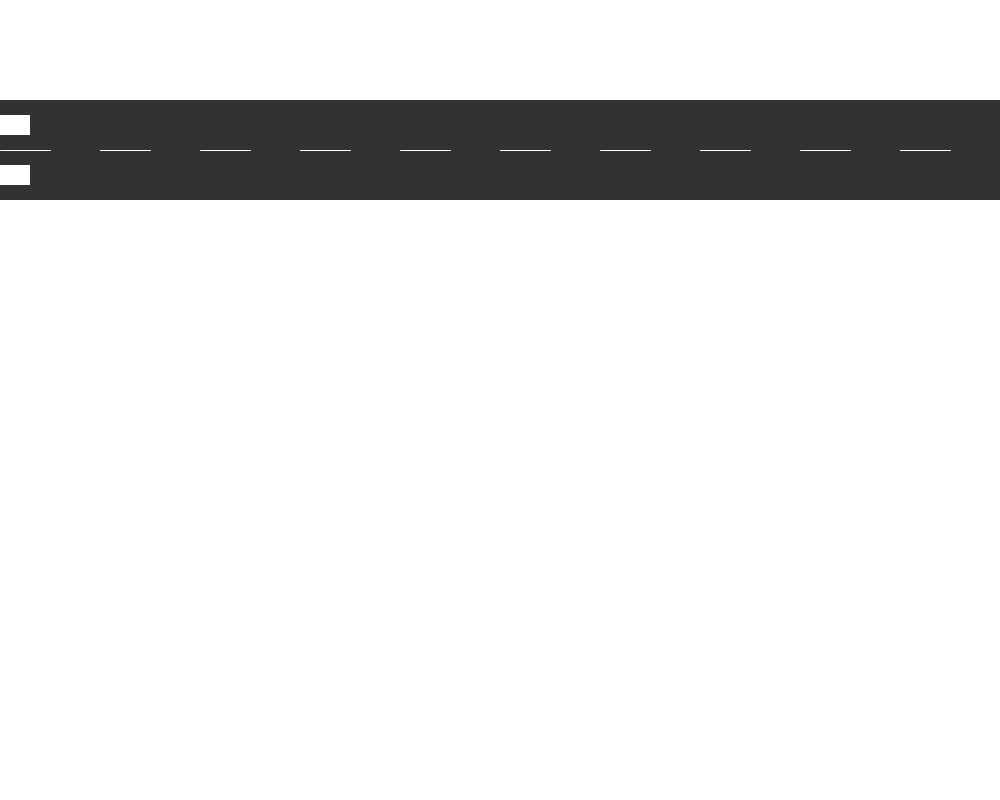
Frame 1 (no input)
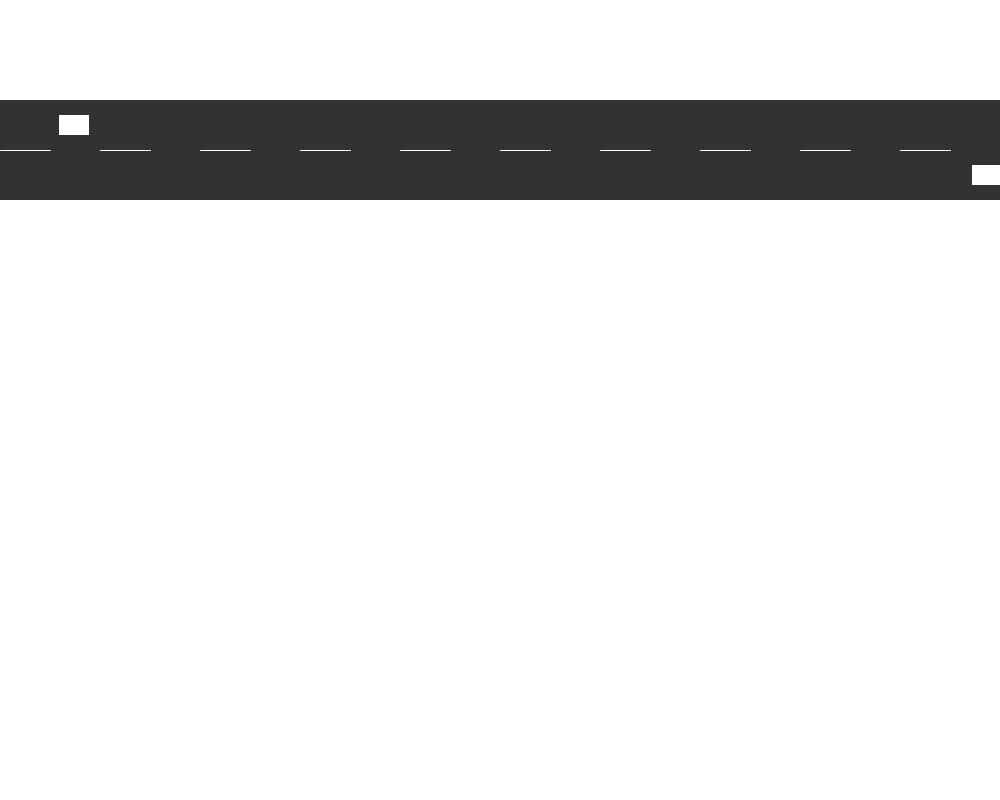
Frame 60 (the mouse pressed at the canvas centre just before this capture)
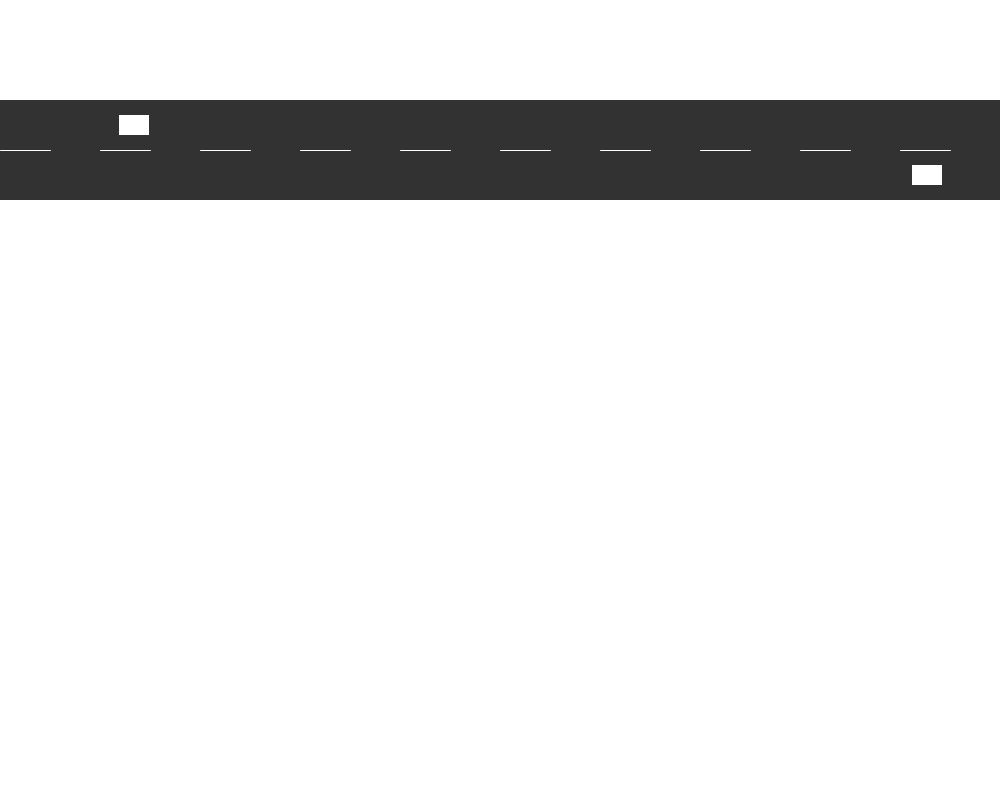
Frame 120 (the mouse held since frame 60 and released just before this capture)

The Processing sketch that drew these frames (run headless with seeded random() and noise(); from frame 60 on, the mouse is pressed at the canvas centre):

// Processing sketch: Frogger
// ── Frogger.pde

int x1 = 0, x2 = 0;

public void setup() {
  size(1000,800);
}

public void draw() {
  background(255);
  
  fill(50);
  noStroke();
  rect(0,100,1000,100);
  
  int lineDensity = 50;
  int lineLength = 50;
  for(int x = 0; x < 1000; x += lineLength + lineDensity) {
    stroke(255);
    line(x, 150, x + lineLength, 150);
  }
  
  noStroke();
  fill(255);
  rect(x1, 115, 30, 20);
  rect(x2, 165, 30, 20);
  
  x1 ++;
  x2 --;
  
  if(x1 > 1000) {
    x1 = -30;
  }
  
  if(x2 < -30) {
    x2 = 1000;
  }
  
}
